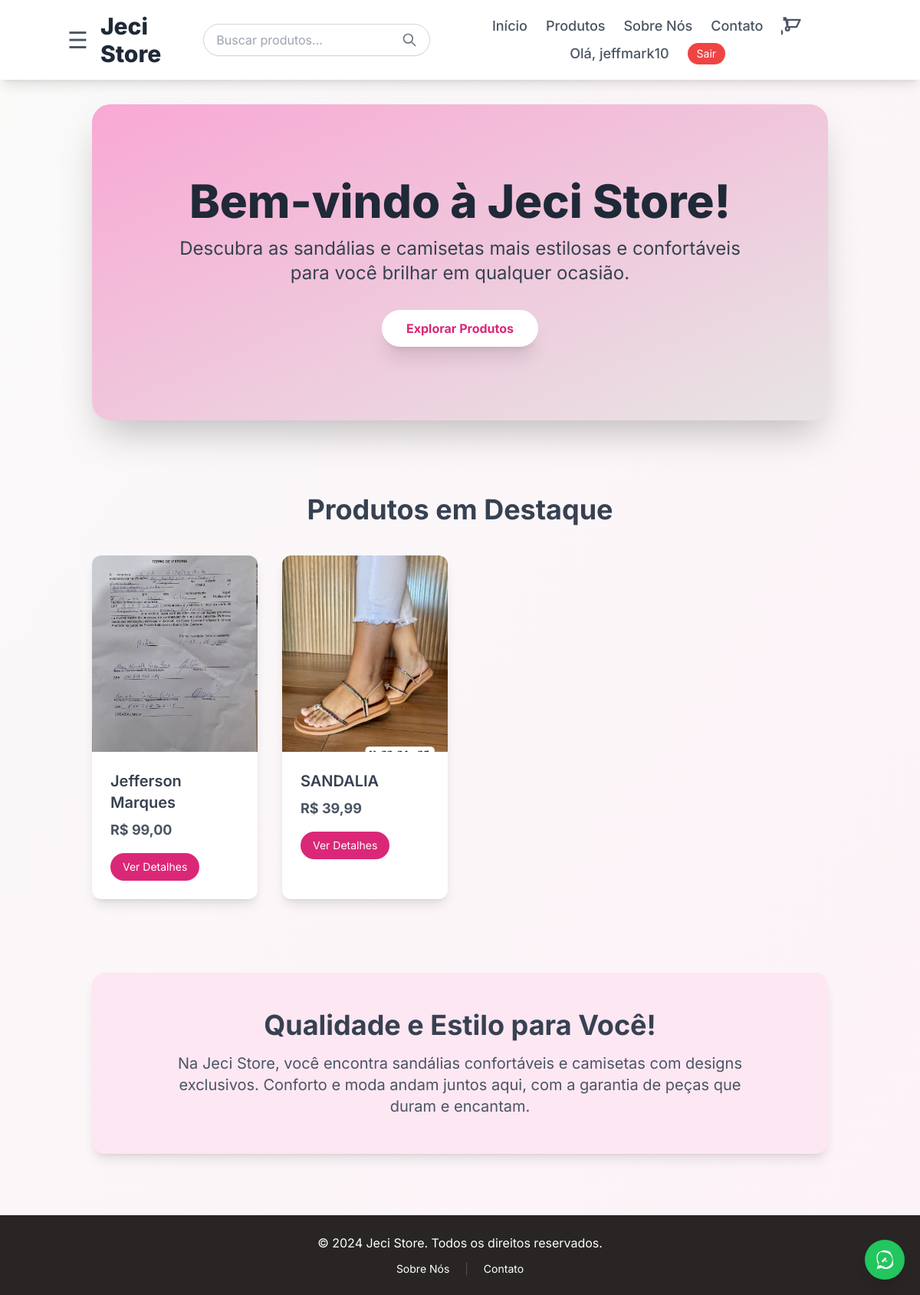
The app's page / (signed in) with its own data.
### store/models.py (models this page shows, shortened)
class Product(models.Model):
    name = models.CharField(max_length=200, verbose_name="Nome do Produto")
    description = models.TextField(verbose_name="Descrição")
    price = models.DecimalField(max_digits=10, decimal_places=2, verbose_name="Preço")
    image = models.ImageField(upload_to='products/', blank=True, null=True, verbose_name="Imagem do Produto")
    category = models.ForeignKey(
        Category,
        on_delete=models.SET_NULL,
        null=True,
        blank=True,
        related_name='products',
        verbose_name="Categoria"
    )
    seller = models.ForeignKey(
        User,
        on_delete=models.SET_NULL,
        null=True,
        blank=True,
        related_name='products_listed',
        verbose_name="Vendedor"
    )
    stock = models.PositiveIntegerField(default=0, verbose_name="Estoque")
    tracking_code = models.CharField(
        max_length=50,
        blank=True,
        null=True,
        unique=True,
        verbose_name="Código de Rastreamento"
    )
    is_featured = models.BooleanField(default=False, verbose_name="Destaque na Home")
    created_at = models.DateTimeField(auto_now_add=True, verbose_name="Criado Em")
    updated_at = models.DateTimeField(auto_now=True, verbose_name="Atualizado Em")
    class Meta:
        verbose_name_plural = "Produtos"
        ordering = ['name']

### store/views.py (the view)
# urls.py: path('', HomeView.as_view(), name='home'),
class HomeView(CategoryTreeMixin, ListView):
    model = Product
    template_name = 'home.html'
    context_object_name = 'featured_products'
    def get_queryset(self):
        return Product.objects.filter(is_featured=True, stock__gt=0).select_related('category')[:4]
    def get_context_data(self, **kwargs):
        context = super().get_context_data(**kwargs)
        context['page_title'] = 'Bem-vindo à Jeci Store!'
        return context

### store/context_processors.py (called while the page is built, shortened)
def cart_items_count(request):
    cart_count = 0
    if request.user.is_authenticated:
        if hasattr(request.user, 'cart'):
            cart_count = request.user.cart.items.count()
    return {'cart_items_count': cart_count}

def store_settings(request):
    settings_obj = StoreSettings.objects.first()
    if not settings_obj:
        settings_obj = StoreSettings()  # Instância padrão caso a tabela ainda esteja vazia
    return {'store_settings': settings_obj}

### store/views.py (called while the page is built)
    def get_context_data(self, **kwargs):
        context = super().get_context_data(**kwargs)
        context['categories'] = Category.objects.filter(parent__isnull=True).prefetch_related('children')
        return context

### templates/home.html
{% extends 'base.html' %}
{% block content %}
    <section class="relative text-center py-16 md:py-24 bg-gradient-to-br from-pink-300 to-stone-200 text-gray-800 rounded-3xl shadow-2xl overflow-hidden mb-12">
        <div class="absolute inset-0 bg-pattern opacity-10"></div>
        <div class="relative z-10">
            <h1 class="text-5xl md:text-6xl font-extrabold mb-4 animate-fade-in">Bem-vindo à Jeci Store!</h1>
            <p class="text-xl md:text-2xl mb-8 max-w-3xl mx-auto animate-fade-in-delay-1 text-gray-700">Descubra as sandálias e camisetas mais estilosas e confortáveis para você brilhar em qualquer ocasião.</p>
            <a href="{% url 'store:product_list' %}" class="bg-white text-pink-600 hover:bg-gray-100 font-bold py-3 px-8 rounded-full shadow-xl transition duration-300 ease-in-out transform hover:scale-105 hover:-translate-y-1 inline-block animate-fade-in-delay-2">
                Explorar Produtos
            </a>
        </div>
    </section>
    <section class="py-12">
        <h2 class="text-4xl font-bold text-center text-gray-700 mb-10">Produtos em Destaque</h2>
        <div class="grid grid-cols-1 sm:grid-cols-2 lg:grid-cols-4 gap-8">
            {% if featured_products %}
                {% for product in featured_products %}
                    <div class="group bg-white rounded-xl shadow-lg overflow-hidden transform transition duration-300 hover:scale-105 hover:shadow-xl relative">
                        <a href="{% url 'store:product_detail' pk=product.pk %}">
                            {% if product.image %}
                                <img src="{{ product.image.url }}" alt="{{ product.name }}" class="w-full h-64 object-cover transition duration-300 group-hover:opacity-85">
                            {% else %}
                                <img src="https://placehold.co/400x400/cccccc/ffffff?text=Sem+Imagem" alt="Sem Imagem" class="w-full h-64 object-cover">
                            {% endif %}
                        </a>
                        <div class="p-6">
                            <h3 class="text-xl font-semibold text-gray-700 mb-2 group-hover:text-pink-600 transition duration-200">{{ product.name }}</h3>
                            <p class="text-gray-600 text-lg font-bold">R$ {{ product.price|floatformat:2 }}</p>
                            <a href="{% url 'store:product_detail' pk=product.pk %}" class="mt-4 inline-block bg-pink-600 text-white py-2 px-4 rounded-full hover:bg-pink-700 transition duration-300 text-sm">
                                Ver Detalhes
                            </a>
                        </div>
                    </div>
                {% endfor %}
            {% else %}
                <p class="text-center text-gray-600 col-span-full py-8 text-xl">Nenhum produto em destaque no momento. Adicione produtos no painel de administração!</p>
            {% endif %}
        </div>
    </section>
    <section class="py-12 bg-pink-100 rounded-2xl shadow-lg text-center mt-12 animate-fade-in-delay-2">
        <h2 class="text-3xl md:text-4xl font-bold text-gray-700 mb-4">Qualidade e Estilo para Você!</h2>
        <p class="text-lg md:text-xl text-gray-600 max-w-3xl mx-auto px-4">Na Jeci Store, você encontra sandálias confortáveis e camisetas com designs exclusivos. Conforto e moda andam juntos aqui, com a garantia de peças que duram e encantam.</p>
    </section>
{% endblock %}

### templates/base.html (shortened to what this page needs)
<!DOCTYPE html>
<html lang="pt-br">
<head>
    <script src="https://cdn.tailwindcss.com"></script>
</head>
<body class="bg-gradient-to-br from-stone-50 to-pink-50 flex flex-col min-h-screen text-gray-700">
    <div id="main-content-wrapper" class="flex flex-col min-h-screen transition-all duration-500 ease-in-out">
        <header class="bg-white shadow-lg p-4 sticky top-0 z-50">
            <nav class="container mx-auto flex flex-col sm:flex-row justify-between items-center">
                <div class="flex items-center mb-2 sm:mb-0">
                    <span class="text-gray-600 text-3xl cursor-pointer mr-4" onclick="openNav()">&#9776;</span>
                    <a href="{% url 'home' %}" class="text-3xl font-extrabold text-gray-800">Jeci Store</a>
                </div>
                <div class="hidden md:block flex-grow mx-4">
                    <form action="{% url 'store:product_list' %}" method="GET" class="flex items-center border border-gray-300 rounded-full px-4 py-2 shadow-sm focus-within:ring-2 focus-within:ring-pink-500">
                        <input type="text" name="q" placeholder="Buscar produtos..." class="flex-grow outline-none bg-transparent text-gray-700" value="{{ request.GET.q|default:'' }}">
                        <button type="submit" class="text-gray-500 hover:text-pink-600 ml-2">
                            <svg xmlns="http://www.w3.org/2000/svg" class="h-5 w-5" fill="none" viewBox="0 0 24 24" stroke="currentColor" stroke-width="2">
                                <path stroke-linecap="round" stroke-linejoin="round" d="M21 21l-6-6m2-5a7 7 0 11-14 0 7 7 0 0114 0z" />
                            </svg>
                        </button>
                    </form>
                </div>
                <div class="flex flex-wrap justify-center gap-x-6 gap-y-2 text-lg items-center">
                    <a href="{% url 'home' %}" class="text-gray-600 hover:text-pink-600 font-medium transition duration-200">Início</a>
                    <a href="{% url 'store:product_list' %}" class="text-gray-600 hover:text-pink-600 font-medium transition duration-200">Produtos</a>
                    <a href="{% url 'store:about' %}" class="text-gray-600 hover:text-pink-600 font-medium transition duration-200">Sobre Nós</a>
                    <a href="{% url 'store:contact' %}" class="text-gray-600 hover:text-pink-600 font-medium transition duration-200">Contato</a>
                    <a href="{% url 'store:view_cart' %}" class="relative text-gray-600 hover:text-pink-600 transition duration-200">
                        <svg xmlns="http://www.w3.org/2000/svg" class="h-7 w-7" fill="none" viewBox="0 0 24 24" stroke="currentColor" stroke-width="2">
                            <path stroke-linecap="round" stroke-linejoin="round" d="M3 3h2l.4 2M7 13h10l4-8H5.4M7 13L5.4 5H3m4 8V5m0 8a2 2 0 100 4m0-4a2 2 0 110 4m-8 0a2 2 0 100 4m0-4a2 2 0 110 4" />
                        </svg>
                    </a>
                    {% if user.is_authenticated %}
                        <a href="{% url 'store:user_profile' %}" class="text-gray-600 hover:text-pink-600 font-medium transition duration-200">Olá, {{ user.username }}</a>
                        <a href="{% url 'logout' %}" class="bg-red-500 text-white py-1 px-3 rounded-full text-sm hover:bg-red-600 transition duration-200">Sair</a>
                    {% else %}
                        <a href="{% url 'login' %}" class="text-gray-600 hover:text-pink-600 font-medium transition duration-200">Entrar</a>
                        <a href="{% url 'store:signup' %}" class="bg-pink-600 text-white py-1 px-3 rounded-full text-sm hover:bg-pink-700 transition duration-200">Registrar</a>
                    {% endif %}
                </div>
            </nav>
        </header>
        <main class="flex-grow container mx-auto p-4 md:p-8">
            {% block content %}{% endblock %}
        </main>
        <footer class="bg-stone-800 text-white p-6 mt-12 shadow-inner">
            <div class="container mx-auto text-center">
                <p class="text-sm md:text-base">&copy; 2024 Jeci Store. Todos os direitos reservados.</p>
                <div class="mt-3 text-xs md:text-sm space-x-4">
                    <a href="{% url 'store:about' %}" class="hover:text-pink-300 transition duration-200">Sobre Nós</a>
                    <span class="text-stone-600">|</span>
                    <a href="{% url 'store:contact' %}" class="hover:text-pink-300 transition duration-200">Contato</a>
                </div>
            </div>
        </footer>
    </div>
    <a href="https://wa.me/5511999999999?text=Olá,%20gostaria%20de%20saber%20mais%20sobre%20a%20Jeci%20Store!"
       target="_blank"
       class="fixed bottom-5 right-5 z-50 bg-green-500 text-white p-3 rounded-full shadow-lg flex items-center justify-center transition duration-300 transform hover:scale-110 hover:bg-green-600">
    </a>
</body>
</html>

### templates/base.html (style rules this page uses)
body { font-family: 'Inter', sans-serif; }
.animate-fade-in { animation: fadeIn 0.6s ease-out forwards; }
.animate-fade-in-delay-1 { animation: fadeIn 0.8s ease-out forwards; animation-delay: 0.2s; }
.animate-fade-in-delay-2 { animation: fadeIn 1s ease-out forwards; animation-delay: 0.4s; }

### records on screen
Product: image (picture), name "Jefferson Marques", price "99,00"
Product: image (picture), name "SANDALIA", price "39,99"

### other values on screen
{{ user.username }} "jeffmark10"
